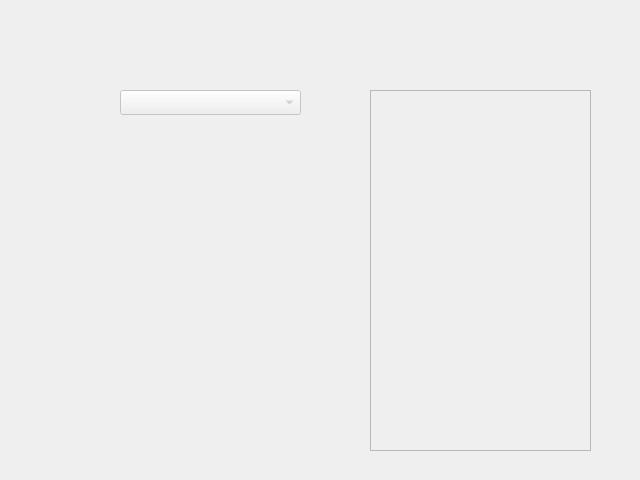
<?xml version="1.0" encoding="UTF-8"?>
<ui version="4.0">
 <class>uart_com</class>
 <widget class="QDialog" name="uart_com">
  <property name="windowModality">
   <enum>Qt::NonModal</enum>
  </property>
  <property name="enabled">
   <bool>false</bool>
  </property>
  <property name="geometry">
   <rect>
    <x>0</x>
    <y>0</y>
    <width>640</width>
    <height>480</height>
   </rect>
  </property>
  <property name="windowTitle">
   <string>Dialog</string>
  </property>
  <widget class="QComboBox" name="comboBox">
   <property name="geometry">
    <rect>
     <x>120</x>
     <y>90</y>
     <width>181</width>
     <height>25</height>
    </rect>
   </property>
  </widget>
  <widget class="QTextEdit" name="textEdit">
   <property name="geometry">
    <rect>
     <x>370</x>
     <y>90</y>
     <width>221</width>
     <height>361</height>
    </rect>
   </property>
  </widget>
 </widget>
 <resources/>
 <connections/>
</ui>
